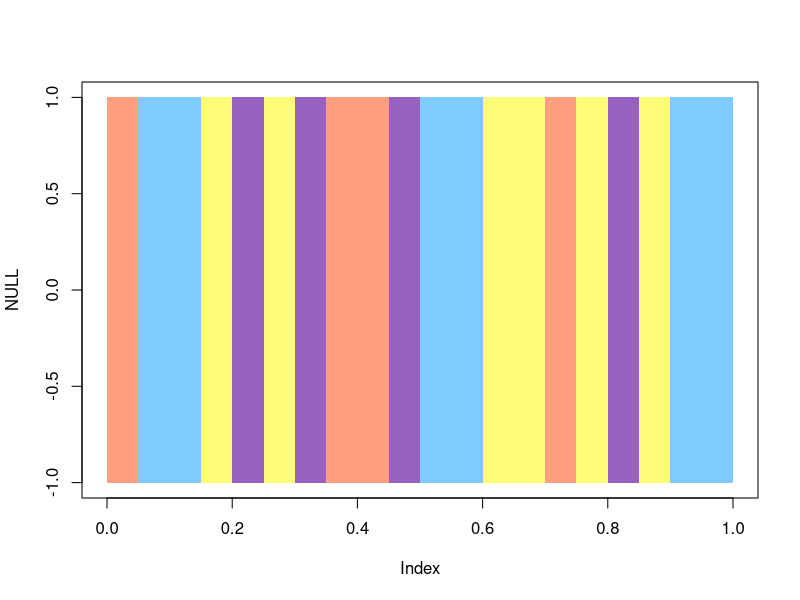

Generate this figure with R:
base_col_list <- c(rgb(255, 253, 120, maxColorValue = 255),
                   rgb(127, 202, 255, maxColorValue = 255),
                   rgb(255, 159, 127, maxColorValue = 255),
                   rgb(151, 96, 193, maxColorValue = 255))

plot(NULL,NULL,xlim=c(0,1),ylim=c(-1,1))
n_segments <- 20

for(i in 1:n_segments){
  rect(
    xleft = (i - 1)*(1/n_segments),
    ybottom = -1,
    xright = (i)*(1/n_segments),
    ytop = 1,
    col = sample(base_col_list,1),
    border = NA
  )
}